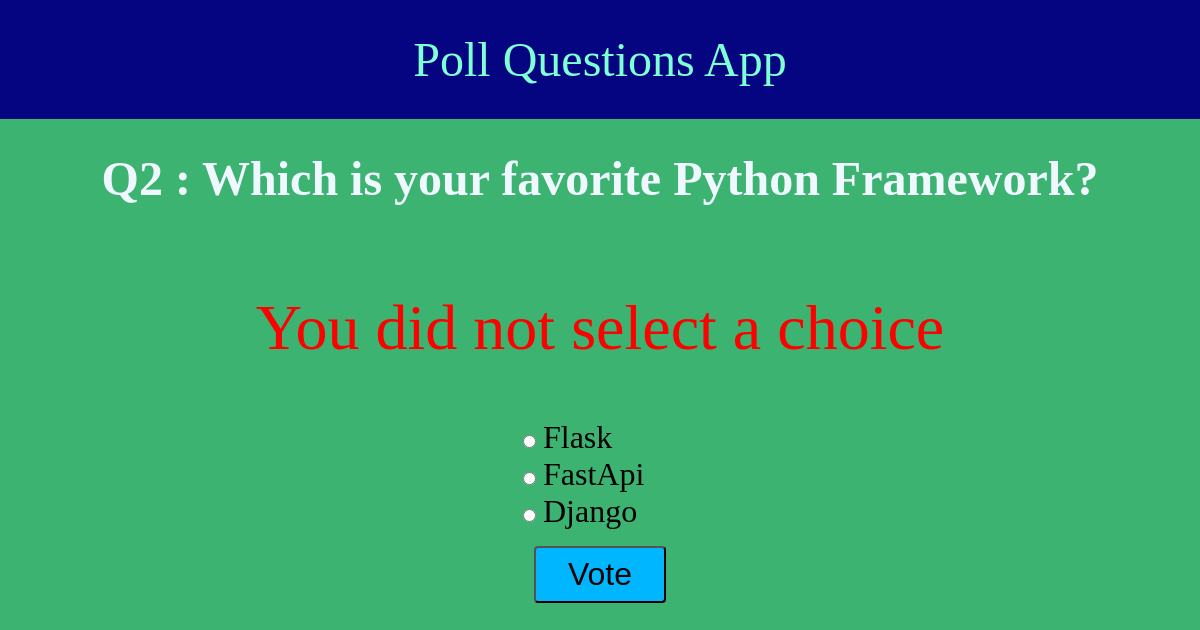
Page /polls/2/vote on the committed database.
### polls/models.py (models this page shows, shortened)
class Question(models.Model):
    question_text = models.CharField(max_length=200)
    pub_date =models.DateTimeField("date published")

class Choice(models.Model):
    question = models.ForeignKey(Question,on_delete=models.CASCADE)
    choice_text =models.CharField(max_length=200)
    votes = models.IntegerField(default=0)

### polls/views.py (the view)
# urls.py: path('<int:question_id>/vote', views.vote, name='vote')
def vote(request,question_id):
    question = get_object_or_404(Question,pk=question_id)
    try:
        selected_choice = question.choice_set.get(pk=request.POST['choice'])
    except (KeyError,Choice.DoesNotExist):
        return render(request,'polls/details.html',
        {'question':question,'error_message':"You did not select a choice"}
        )
    else:
        selected_choice.votes+=1
        selected_choice.save()
    return HttpResponseRedirect(reverse('polls:results',args=(question.id,)))

### polls/templates/polls/details.html (shortened to what this page needs)
{% extends 'base.html' %}
 {% block content %}
<div class="lister">
<h1>Q{{ question.id}} : {{question.question_text}}</h1>
{% if error_message %}
<h2>{{error_message }}</h2>
{% endif %}
<form action="{% url 'polls:vote' question.id %}" method="POST">
  {% csrf_token %} {% for choice in question.choice_set.all %}
  <div class="form">
    <input
      type="radio"
      name="choice"
      id="choice{{ forloop.counter }}"
      value="{{ choice.id }}"
    />
    <label for="choice{{ forloop.counter }}">{{ choice.choice_text }}</label>
  </div>
  {% endfor %}
  <input type="submit"  id='submit-form' value="Vote" />
</form>
</div>
{% endblock %}

### polls/templates/base.html (style rules this page uses)
body { background-color: mediumseagreen; margin: 0; }
h1 { color: aliceblue; text-align: center; font-size: 3rem; }
h2 { color: red; font-size: 4rem; font-weight: 90; }

### polls/templates/polls/details.html (style rules this page uses)
.lister { display: flex; align-items: center; flex-direction: column; }
label { font-size: 2rem; }
#submit-form { background-color: rgb(0, 183, 255); font-size: 2rem; padding: .5rem 2rem; border-radius: 4px; margin:1rem; }

### rows in the picture
Question: id "2", question_text "Which is your favorite Python Framework?"
Choice: choice_text "Flask"
Choice: choice_text "FastApi"
Choice: choice_text "Django"

### other values in the picture
{{ error_message }} "You did not select a choice"
